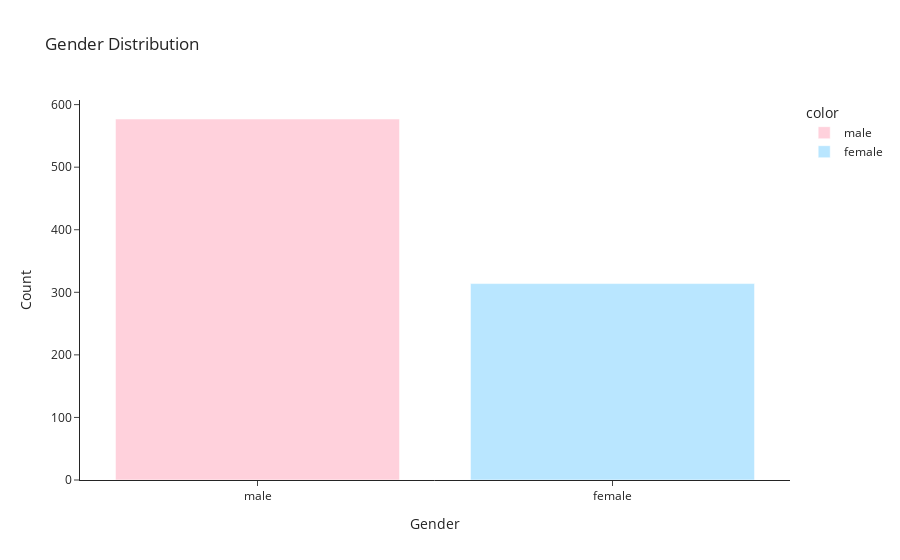

The notebook cell this image was saved under:
### Markdown cell above
## 4.2 Gender Distribution (Bar Chart)

### Code cell
# --- Gender Distribution ---
fig = px.bar(
    df,
    x=df["Sex"].value_counts().index,
    y=df["Sex"].value_counts().values,
    title="Gender Distribution",
    labels={"x": "Gender", "y": "Count"},
    color=df["Sex"].value_counts().index,
    color_discrete_sequence=["#FFD1DC", "#B9E6FF"]   # soft pink & baby blue
)

fig.update_layout(template="simple_white")
fig.show()

### Figure 1 — Plotly figure (JSON) as saved in the notebook; plotly's stock layout.template omitted (floating-point values rounded to 4 significant figures)
{"data": [{"alignmentgroup": "True", "hovertemplate": "color=male<br>Gender=%{x}<br>Count=%{y}<extra></extra>", "legendgroup": "male", "marker": {"color": "#FFD1DC", "pattern": {"shape": ""}}, "name": "male", "offsetgroup": "male", "orientation": "v", "showlegend": true, "textposition": "auto", "type": "bar", "x": ["male"], "xaxis": "x", "y": [577], "yaxis": "y"}, {"alignmentgroup": "True", "hovertemplate": "color=female<br>Gender=%{x}<br>Count=%{y}<extra></extra>", "legendgroup": "female", "marker": {"color": "#B9E6FF", "pattern": {"shape": ""}}, "name": "female", "offsetgroup": "female", "orientation": "v", "showlegend": true, "textposition": "auto", "type": "bar", "x": ["female"], "xaxis": "x", "y": [314], "yaxis": "y"}], "layout": {"autosize": true, "barmode": "relative", "legend": {"title": {"text": "color"}, "tracegroupgap": 0}, "title": {"text": "Gender Distribution"}, "xaxis": {"anchor": "y", "autorange": true, "domain": [0, 1], "range": [-0.5, 1.5], "title": {"text": "Gender"}, "type": "category"}, "yaxis": {"anchor": "x", "autorange": true, "domain": [0, 1], "range": [0, 607.4], "title": {"text": "Count"}, "type": "linear"}}}
